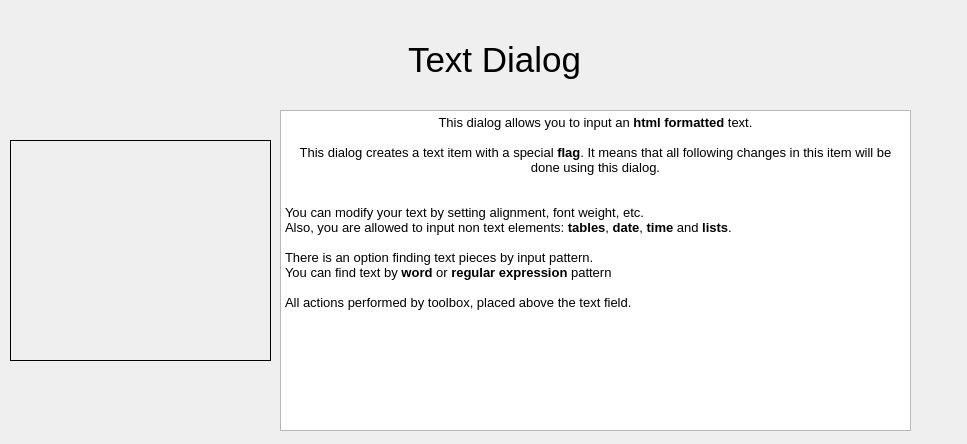
<?xml version="1.0" encoding="UTF-8"?>
<ui version="4.0">
 <class>WizardPage</class>
 <widget class="QWizardPage" name="WizardPage">
  <property name="geometry">
   <rect>
    <x>0</x>
    <y>0</y>
    <width>967</width>
    <height>444</height>
   </rect>
  </property>
  <property name="minimumSize">
   <size>
    <width>967</width>
    <height>444</height>
   </size>
  </property>
  <property name="baseSize">
   <size>
    <width>967</width>
    <height>444</height>
   </size>
  </property>
  <property name="windowTitle">
   <string>Introduction tutorial</string>
  </property>
  <property name="locale">
   <locale language="English" country="UnitedStates"/>
  </property>
  <widget class="QWidget" name="verticalLayoutWidget">
   <property name="geometry">
    <rect>
     <x>20</x>
     <y>20</y>
     <width>951</width>
     <height>80</height>
    </rect>
   </property>
   <layout class="QVBoxLayout" name="verticalLayout">
    <item alignment="Qt::AlignHCenter|Qt::AlignVCenter">
     <widget class="QLabel" name="label_17">
      <property name="font">
       <font>
        <pointsize>26</pointsize>
       </font>
      </property>
      <property name="text">
       <string>Text Dialog</string>
      </property>
     </widget>
    </item>
   </layout>
  </widget>
  <widget class="QWidget" name="gridLayoutWidget">
   <property name="geometry">
    <rect>
     <x>280</x>
     <y>110</y>
     <width>631</width>
     <height>321</height>
    </rect>
   </property>
   <layout class="QGridLayout" name="gridLayout">
    <item row="0" column="1">
     <widget class="QTextBrowser" name="textBrowser">
      <property name="html">
       <string>&lt;!DOCTYPE HTML PUBLIC &quot;-//W3C//DTD HTML 4.0//EN&quot; &quot;http://www.w3.org/TR/REC-html40/strict.dtd&quot;&gt;
&lt;html&gt;&lt;head&gt;&lt;meta name=&quot;qrichtext&quot; content=&quot;1&quot; /&gt;&lt;style type=&quot;text/css&quot;&gt;
p, li { white-space: pre-wrap; }
&lt;/style&gt;&lt;/head&gt;&lt;body style=&quot; font-family:'Noto Sans'; font-size:10pt; font-weight:400; font-style:normal;&quot;&gt;
&lt;p align=&quot;center&quot; style=&quot; margin-top:0px; margin-bottom:0px; margin-left:0px; margin-right:0px; -qt-block-indent:0; text-indent:0px;&quot;&gt;This dialog allows you to input an &lt;span style=&quot; font-weight:600;&quot;&gt;html formatted&lt;/span&gt; text.&lt;/p&gt;
&lt;p align=&quot;center&quot; style=&quot;-qt-paragraph-type:empty; margin-top:0px; margin-bottom:0px; margin-left:0px; margin-right:0px; -qt-block-indent:0; text-indent:0px;&quot;&gt;&lt;br /&gt;&lt;/p&gt;
&lt;p align=&quot;center&quot; style=&quot; margin-top:0px; margin-bottom:0px; margin-left:0px; margin-right:0px; -qt-block-indent:0; text-indent:0px;&quot;&gt;This dialog creates a text item with a special &lt;span style=&quot; font-weight:600;&quot;&gt;flag&lt;/span&gt;. It means that all following changes in this item will be done using this dialog.&lt;/p&gt;
&lt;p style=&quot;-qt-paragraph-type:empty; margin-top:0px; margin-bottom:0px; margin-left:0px; margin-right:0px; -qt-block-indent:0; text-indent:0px;&quot;&gt;&lt;br /&gt;&lt;/p&gt;
&lt;p style=&quot;-qt-paragraph-type:empty; margin-top:0px; margin-bottom:0px; margin-left:0px; margin-right:0px; -qt-block-indent:0; text-indent:0px;&quot;&gt;&lt;br /&gt;&lt;/p&gt;
&lt;p style=&quot; margin-top:0px; margin-bottom:0px; margin-left:0px; margin-right:0px; -qt-block-indent:0; text-indent:0px;&quot;&gt;You can modify your text by setting alignment, font weight, etc.&lt;/p&gt;
&lt;p style=&quot; margin-top:0px; margin-bottom:0px; margin-left:0px; margin-right:0px; -qt-block-indent:0; text-indent:0px;&quot;&gt;Also, you are allowed to input non text elements: &lt;span style=&quot; font-weight:600;&quot;&gt;tables&lt;/span&gt;, &lt;span style=&quot; font-weight:600;&quot;&gt;date&lt;/span&gt;, &lt;span style=&quot; font-weight:600;&quot;&gt;time&lt;/span&gt; and &lt;span style=&quot; font-weight:600;&quot;&gt;lists&lt;/span&gt;.&lt;/p&gt;
&lt;p style=&quot;-qt-paragraph-type:empty; margin-top:0px; margin-bottom:0px; margin-left:0px; margin-right:0px; -qt-block-indent:0; text-indent:0px;&quot;&gt;&lt;br /&gt;&lt;/p&gt;
&lt;p style=&quot; margin-top:0px; margin-bottom:0px; margin-left:0px; margin-right:0px; -qt-block-indent:0; text-indent:0px;&quot;&gt;There is an option finding text pieces by input pattern. &lt;/p&gt;
&lt;p style=&quot; margin-top:0px; margin-bottom:0px; margin-left:0px; margin-right:0px; -qt-block-indent:0; text-indent:0px;&quot;&gt;You can find text by &lt;span style=&quot; font-weight:600;&quot;&gt;word&lt;/span&gt; or &lt;span style=&quot; font-weight:600;&quot;&gt;regular expression&lt;/span&gt; pattern&lt;/p&gt;
&lt;p style=&quot;-qt-paragraph-type:empty; margin-top:0px; margin-bottom:0px; margin-left:0px; margin-right:0px; -qt-block-indent:0; text-indent:0px;&quot;&gt;&lt;br /&gt;&lt;/p&gt;
&lt;p style=&quot; margin-top:0px; margin-bottom:0px; margin-left:0px; margin-right:0px; -qt-block-indent:0; text-indent:0px;&quot;&gt;All actions performed by toolbox, placed above the text field.&lt;/p&gt;
&lt;p style=&quot;-qt-paragraph-type:empty; margin-top:0px; margin-bottom:0px; margin-left:0px; margin-right:0px; -qt-block-indent:0; text-indent:0px;&quot;&gt;&lt;br /&gt;&lt;/p&gt;&lt;/body&gt;&lt;/html&gt;</string>
      </property>
     </widget>
    </item>
   </layout>
  </widget>
  <widget class="QLabel" name="label">
   <property name="geometry">
    <rect>
     <x>10</x>
     <y>140</y>
     <width>261</width>
     <height>221</height>
    </rect>
   </property>
   <property name="frameShape">
    <enum>QFrame::Box</enum>
   </property>
   <property name="text">
    <string/>
   </property>
   <property name="pixmap">
    <pixmap resource="../../stylesheets/wizard_image.qrc">:/images/wizard_images/textDialog.png</pixmap>
   </property>
   <property name="scaledContents">
    <bool>true</bool>
   </property>
  </widget>
 </widget>
 <resources>
  <include location="../../stylesheets/wizard_image.qrc"/>
 </resources>
 <connections/>
</ui>
